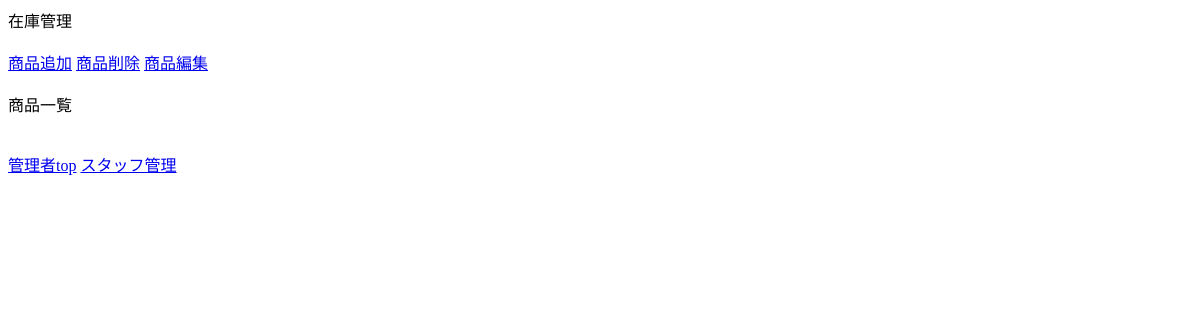
Before: /p_admin_top.php with the older database file.
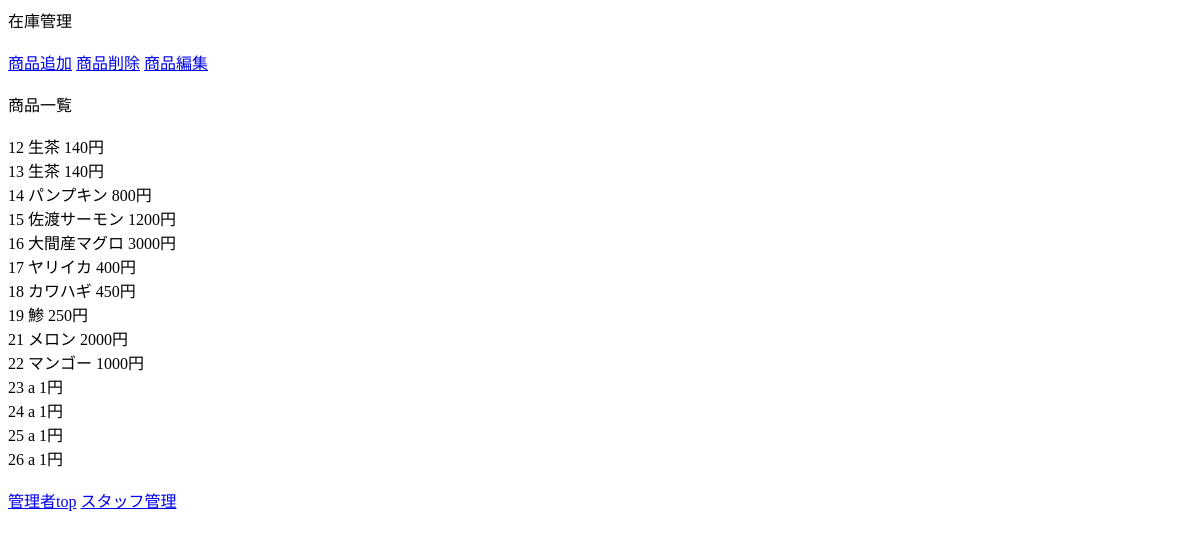
After: the same page with the newer database file.
### htdocs/db.php (called while the page is built, shortened)
<?php
function h($var) {
  if (is_array($var)) {
    return array_map('h', $var);
  } else {
    return htmlspecialchars($var, ENT_QUOTES, 'UTF-8');
  }
}

### htdocs/p_admin_top.php (the view, shortened to what this page needs)
<!DOCTYPE html>
<html>
    <head>
    </head>
    <body>
    在庫管理<br>
    <br>
    <a href="product_add.php">商品追加</a>
    <a href="product_delete.php">商品削除</a>
    <a href="product_edit.php">商品編集</a><br>
    <br>
<?php
require 'db.php';
try
			{
				$db = new PDO($dsn, $dbUser, $dbPass);
				$db->setAttribute(PDO::ATTR_EMULATE_PREPARES, false);
				$db->setAttribute(PDO::ATTR_ERRMODE, PDO::ERRMODE_EXCEPTION);
				$sql='SELECT * FROM 在庫管理';
				$stmt=$db->prepare($sql);
				$stmt->execute();
				print '商品一覧<br /><br />';
				$count = $stmt -> rowCount();
				for ($i = 0; $i < $count; $i++)
				{
					$rec=$stmt->fetch(PDO::FETCH_ASSOC);
					print h($rec['code']).' ';
					print h($rec['name']).' ';
					print h($rec['price']);
                    print'円';
					print '<br />';
				}
			}
			catch (Exception $e)
			{
				echo 'エラーが発生しました。内容: ' . h($e->getMessage());
	 			exit();
			}
?>
    <br>
    <a href="admin_top.php">管理者top</a>
    <a href="s_admin_top.php">スタッフ管理</a>
    </body>
    </html>

Changed rows visible on the page:
added 在庫管理: code "12", name "生茶", price "140"
added 在庫管理: code "13", name "生茶", price "140"
added 在庫管理: code "14", name "パンプキン", price "800"
added 在庫管理: code "15", name "佐渡サーモン", price "1200"
added 在庫管理: code "16", name "大間産マグロ", price "3000"
added 在庫管理: code "17", name "ヤリイカ", price "400"
added 在庫管理: code "18", name "カワハギ", price "450"
added 在庫管理: code "19", name "鯵", price "250"
added 在庫管理: code "21", name "メロン", price "2000"
added 在庫管理: code "22", name "マンゴー", price "1000"
added 在庫管理: code "23", name "a", price "1"
added 在庫管理: code "24", name "a", price "1"
added 在庫管理: code "25", name "a", price "1"
added 在庫管理: code "26", name "a", price "1"
